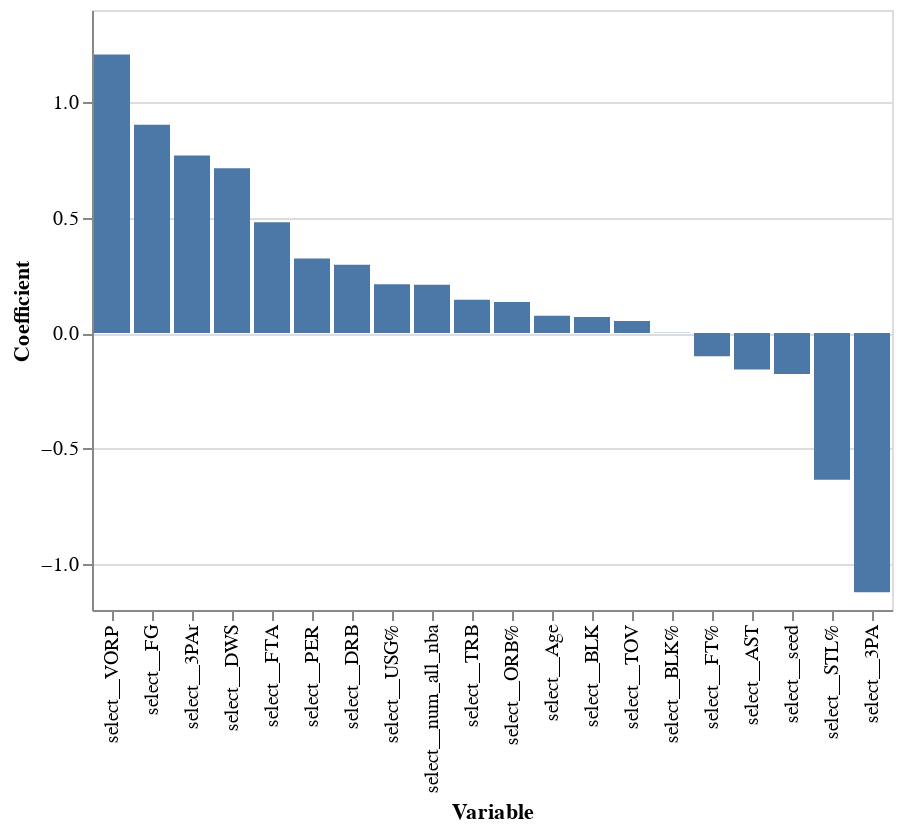

The notebook cell saved with this chart:
### Markdown cell above
We see from our coefficient plot that VORP and FG's seems to have the highest impact on the log-odds of winning All-NBA, while 3PA has the biggest negative impact. This may be due to centers not often shooting the ball as much as smaller players (guards and forwards), so centers who shoot quite a bit may be more niche players rather than stars.

### Code cell
#Now we will make a bar chart of these coefficients
alt.Chart(coef_df_nz).mark_bar().encode(
    y=alt.Y('coef',title='Coefficient'),
    x=alt.X('var',title='Variable', sort = '-y'))

### Figure 1 — Vega-Lite specification as saved in the notebook (floating-point values rounded to 4 significant figures)
{"config": {"view": {"continuousWidth": 400, "continuousHeight": 300}}, "data": {"name": "data-0ea2437c1e59027af91227d54a8fdc6d"}, "mark": "bar", "encoding": {"x": {"field": "var", "sort": "-y", "title": "Variable", "type": "nominal"}, "y": {"field": "coef", "title": "Coefficient", "type": "quantitative"}}, "$schema": "https://vega.github.io/schema/vega-lite/v4.17.0.json", "datasets": {"data-0ea2437c1e59027af91227d54a8fdc6d": [{"coef": 0.07511, "var": "select__Age"}, {"coef": 0.9026, "var": "select__FG"}, {"coef": -1.123, "var": "select__3PA"}, {"coef": 0.48, "var": "select__FTA"}, {"coef": -0.1003, "var": "select__FT%"}, {"coef": 0.2965, "var": "select__DRB"}, {"coef": 0.1444, "var": "select__TRB"}, {"coef": -0.1576, "var": "select__AST"}, {"coef": 0.0702, "var": "select__BLK"}, {"coef": 0.05256, "var": "select__TOV"}, {"coef": 0.3234, "var": "select__PER"}, {"coef": 0.77, "var": "select__3PAr"}, {"coef": 0.1345, "var": "select__ORB%"}, {"coef": -0.6353, "var": "select__STL%"}, {"coef": 0.001765, "var": "select__BLK%"}, {"coef": 0.2112, "var": "select__USG%"}, {"coef": 0.714, "var": "select__DWS"}, {"coef": 1.207, "var": "select__VORP"}, {"coef": 0.2096, "var": "select__num_all_nba"}, {"coef": -0.177, "var": "select__seed"}]}}
